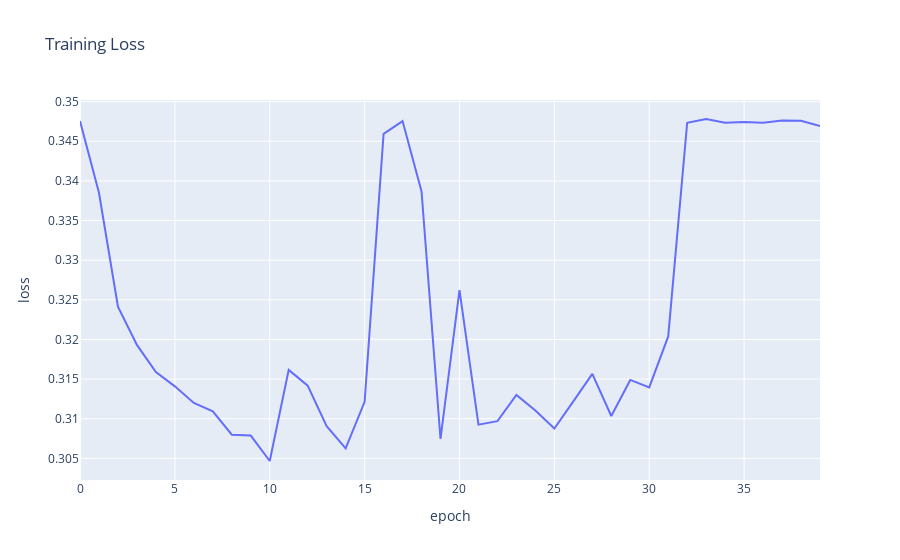

The notebook cell saved with this chart:
### Code cell
fig_loss = px.line(train_log_df, x=train_log_df['epoch'], y=train_log_df['loss'], title='Training Loss')
fig_loss.show()

### Figure 1 — Plotly figure (JSON) as saved in the notebook; plotly's stock layout.template omitted (floating-point values rounded to 4 significant figures)
{"data": [{"hovertemplate": "epoch=%{x}<br>loss=%{y}<extra></extra>", "legendgroup": "", "line": {"color": "#636efa", "dash": "solid"}, "marker": {"symbol": "circle"}, "mode": "lines", "name": "", "orientation": "v", "showlegend": false, "x": [0, 1, 2, 3, 4, 5, 6, 7, 8, 9, 10, 11, 12, 13, 14, 15, 16, 17, 18, 19, 20, 21, 22, 23, 24, 25, 26, 27, 28, 29, 30, 31, 32, 33, 34, 35, 36, 37, 38, 39], "xaxis": "x", "y": [0.3475, 0.3385, 0.3241, 0.3193, 0.3159, 0.3141, 0.312, 0.3109, 0.308, 0.3079, 0.3047, 0.3162, 0.3142, 0.309, 0.3063, 0.3121, 0.3459, 0.3475, 0.3387, 0.3074, 0.3262, 0.3092, 0.3097, 0.313, 0.311, 0.3088, 0.3122, 0.3156, 0.3103, 0.3149, 0.3139, 0.3204, 0.3473, 0.3478, 0.3474, 0.3474, 0.3474, 0.3476, 0.3476, 0.3469], "yaxis": "y", "type": "scatter"}], "layout": {"xaxis": {"anchor": "y", "domain": [0.0, 1.0], "title": {"text": "epoch"}}, "yaxis": {"anchor": "x", "domain": [0.0, 1.0], "title": {"text": "loss"}}, "legend": {"tracegroupgap": 0}, "title": {"text": "Training Loss"}}}
